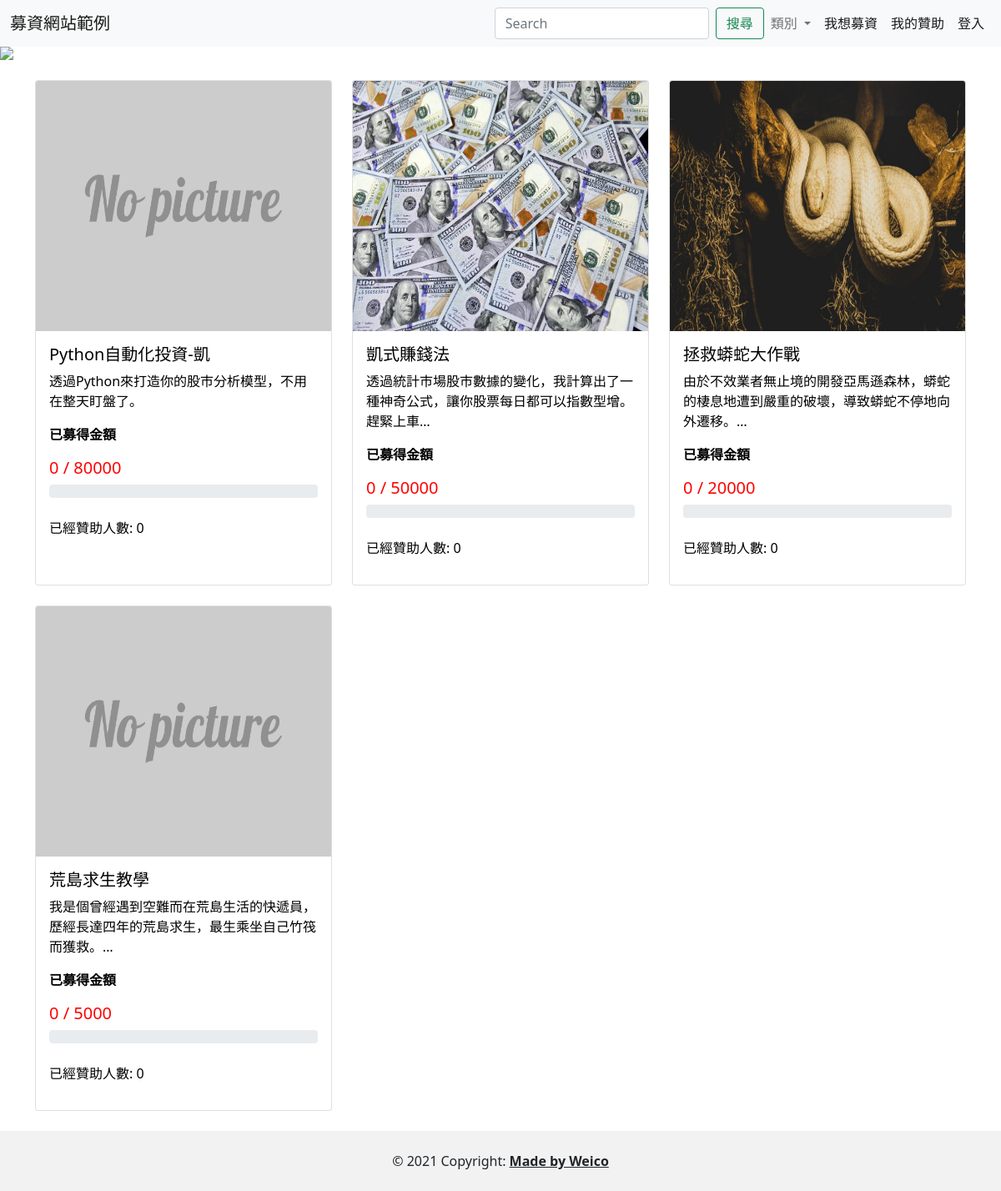
The page / on the database its author committed.
### project/models.py (models this page shows, shortened)
class Project(models.Model):
    STATUS = (
        ('draft', '尚未設定贊助方案'),
        ('published', '募資上架')
    )
    projectowner = models.ForeignKey(ProjectOwner,
                                     on_delete=models.CASCADE,
                                     related_name='projects')
    category = models.ForeignKey(Category,
                                 on_delete=models.CASCADE,
                                 related_name='projects')
    title = models.CharField(max_length=50)
    description = models.TextField(blank=True)
    status = models.CharField(max_length=10,
                              choices=STATUS,
                              default='draft' )
    goal = models.IntegerField(validators=[MinValueValidator(1, '目標金額必須大於 0 ')],
                               default=0)
    image = models.ImageField(blank= True, default='default_medium.jpg')
    total_donate = models.IntegerField(default=0)
    count_donate = models.IntegerField(default=0)
    class Meta:
        ordering = ('title', )
        verbose_name = 'project'
        verbose_name_plural = 'projects'

### project/views.py (the view)
# urls.py: path('', project.views.index, name='index'),
def index(request):
    projects = Project.objects.filter(status='published')
    context = {'projects': projects}
    return render(request, 'base.html', context)

### project/context_processors.py (called while the page is built)
def category(request):
  categories = Category.objects.all()
  return {'categories': categories}

### project/templatetags/percent_tags.py (called while the page is built)
@register.simple_tag()
def percent_goal(project):
    percent = project.total_donate/project.goal * 100
    return math.floor(percent)

### templates/base.html (shortened to what this page needs)
{% load static %}
<!DOCTYPE html>
<html lang="en">
  <head>
    <link
      href="https://cdn.jsdelivr.net/npm/bootstrap@5.1.3/dist/css/bootstrap.min.css"
      rel="stylesheet"
    />
  </head>
  <body class="d-flex flex-column min-vh-100">
    {% include "layout/nav.html" %}
    {% block content %}
    {% include "layout/header.html" %}
    {% include "layout/card.html" %}
    {% endblock %}
    {% include "layout/footer.html" %}
  </body>
</html>

### templates/layout/card.html (shortened to what this page needs)
{% load static %}
{% load percent_tags %}
<div class="container">
  <div class="row">
    {% for project in projects %}
    <div class="col-sm-4 mt-4">
      <a href="{% url 'project_detail' project.pk %}" style="text-decoration: none; color: black;">
        <div class="card h-100">
          <img src="{{ project.image.url }}" class="card-img-top" height="300px">
          <div class="card-body">
            <h5 class="card-title">{{ project.title }}</h5>
            <div class="card-text">
            <p>{{ project.description|truncatechars:45 }}</p>
            <p><b>已募得金額</b></p>
            <h5 style="color: red;">
            {{ project.total_donate }} / {{project.goal}}
            </h5>
            <div class="progress">
            </div>
            <br/>
            <p> 已經贊助人數: {{ project.count_donate }}</p>
            </div>
          </div>
      </div>
      </a>
    </div>
    {% endfor %}
  </div>
</div>

### rows shown on the page
Project: image (placeholder picture), title "Python自動化投資-凱", description "透過Python來打造你的股市分析模型，不用在整天盯盤了。", total_donate "0", goal "80000", count_donate "0"
Project: image (picture), title "凱式賺錢法", description "透過統計市場股市數據的變化，我計算出了一種神奇公式，讓你股票每日都可以指數型增。趕緊上車…", total_donate "0", goal "50000", count_donate "0"
Project: image (picture), title "拯救蟒蛇大作戰", description "由於不效業者無止境的開發亞馬遜森林，蟒蛇的棲息地遭到嚴重的破壞，導致蟒蛇不停地向外遷移。…", total_donate "0", goal "20000", count_donate "0"
Project: image (placeholder picture), title "荒島求生教學", description "我是個曾經遇到空難而在荒島生活的快遞員，歷經長達四年的荒島求生，最生乘坐自己竹筏而獲救。…", total_donate "0", goal "5000", count_donate "0"
